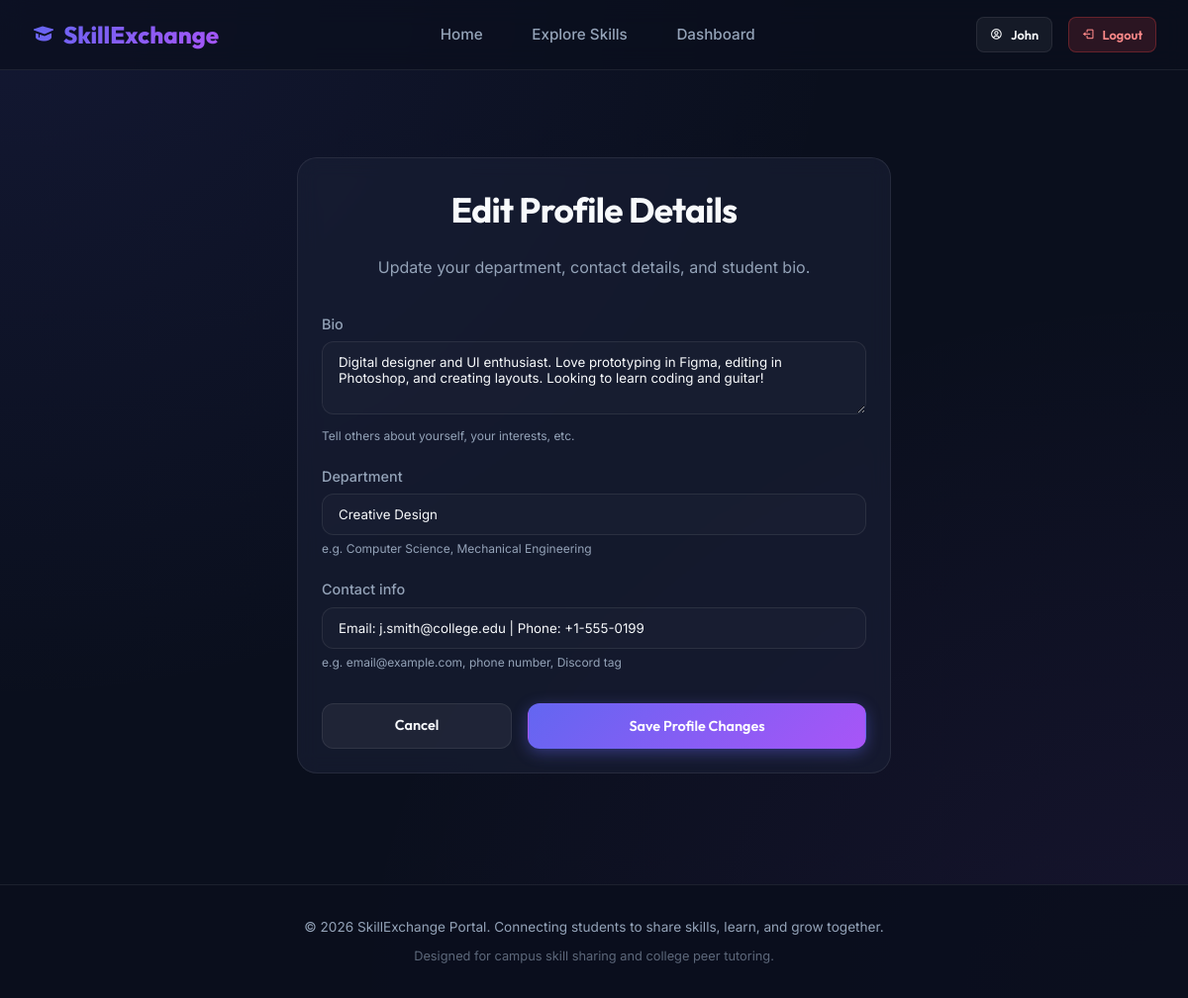
The app's page /profile/edit/ (signed in) with its own data.
### portal/models.py (models this page shows, shortened)
class Profile(models.Model):
    user = models.OneToOneField(User, on_delete=models.CASCADE, related_name='profile')
    bio = models.TextField(blank=True, max_length=500, help_text="Tell others about yourself, your interests, etc.")
    department = models.CharField(max_length=100, blank=True, help_text="e.g. Computer Science, Mechanical Engineering")
    contact_info = models.CharField(max_length=150, blank=True, help_text="e.g. email@example.com, phone number, Discord tag")

### portal/views.py (the view)
# urls.py: path('profile/edit/', views.edit_profile_view, name='edit_profile'),
@login_required
def edit_profile_view(request):
    profile = request.user.profile
    if request.method == 'POST':
        form = ProfileForm(request.POST, instance=profile)
        if form.is_valid():
            form.save()
            messages.success(request, "Profile updated successfully.")
            return redirect('dashboard')
    else:
        form = ProfileForm(instance=profile)
    return render(request, 'portal/profile_form.html', {'form': form})

### portal/forms.py
class ProfileForm(forms.ModelForm):
    class Meta:
        model = Profile
        fields = ['bio', 'department', 'contact_info']
        widgets = {
            'bio': forms.Textarea(attrs={'rows': 3, 'placeholder': 'Tell others about your skills, background, and availability...'}),
            'department': forms.TextInput(attrs={'placeholder': 'e.g. Computer Science, Graphic Design, Business'}),
            'contact_info': forms.TextInput(attrs={'placeholder': 'e.g. email@college.edu, Discord: username, or phone number'}),
        }

### portal/templates/portal/profile_form.html (shortened to what this page needs)
{% extends 'portal/base.html' %}
{% block content %}
<div class="auth-wrapper" style="max-width: 600px;">
    <div class="card">
        <div class="auth-header">
            <h2>Edit Profile Details</h2>
            <p style="color: var(--text-secondary); margin-top: 0.5rem;">Update your department, contact details, and student bio.</p>
        </div>
        <form method="post" class="django-form">
            {% for field in form %}
                <div class="auth-form-group">
                    <label for="{{ field.id_for_label }}">{{ field.label }}</label>
                    {{ field }}
                    {% if field.help_text %}
                        <div class="helptext">{{ field.help_text }}</div>
                    {% endif %}
                </div>
            {% endfor %}
            <div style="display: flex; gap: 1rem; margin-top: 2rem;">
                <a href="{% url 'dashboard' %}" class="btn btn-secondary" style="flex: 1;">
                    Cancel
                </a>
                <button type="submit" class="btn btn-primary" style="flex: 2;">
                    Save Profile Changes
                </button>
            </div>
        </form>
    </div>
</div>
{% endblock %}

### portal/templates/portal/base.html (shortened to what this page needs)
{% load static %}
<!DOCTYPE html>
<html lang="en">
<head>
    <link rel="stylesheet" href="{% static 'portal/css/style.css' %}">
    <link href="https://unpkg.com/boxicons@2.1.4/css/boxicons.min.css" rel="stylesheet">
</head>
<body>
    <header>
        <div class="container navbar">
            <a href="{% url 'landing' %}" class="brand">
                <i class="bx bxs-graduation"></i> SkillExchange
            </a>
            <nav>
                <ul class="nav-links">
                    <li class="nav-item {% if request.resolver_match.url_name == 'landing' %}active{% endif %}">
                        <a href="{% url 'landing' %}">Home</a>
                    </li>
                    <li class="nav-item {% if request.resolver_match.url_name == 'explore' %}active{% endif %}">
                        <a href="{% url 'explore' %}">Explore Skills</a>
                    </li>
                    {% if user.is_authenticated %}
                        <li class="nav-item {% if request.resolver_match.url_name == 'dashboard' %}active{% endif %}">
                            <a href="{% url 'dashboard' %}">Dashboard</a>
                        </li>
                    {% endif %}
                </ul>
            </nav>
            <div class="nav-buttons">
                {% if user.is_authenticated %}
                    <a href="{% url 'profile_detail' user.username %}" class="btn btn-secondary btn-sm">
                        <i class="bx bx-user-circle"></i> {{ user.first_name|default:user.username }}
                    </a>
                    <a href="{% url 'logout' %}" class="btn btn-danger btn-sm">
                        <i class="bx bx-log-out"></i> Logout
                    </a>
                {% else %}
                    <a href="{% url 'login' %}" class="btn btn-secondary btn-sm">Sign In</a>
                    <a href="{% url 'register' %}" class="btn btn-primary btn-sm">Get Started</a>
                {% endif %}
            </div>
        </div>
    </header>
    <main class="container" style="padding-top: 1.5rem; padding-bottom: 3rem;">
        {% block content %}{% endblock %}
    </main>
    <footer>
        <div class="container">
            <p>&copy; 2026 SkillExchange Portal. Connecting students to share skills, learn, and grow together.</p>
            <p style="margin-top: 0.5rem; opacity: 0.6; font-size: 0.8rem;">Designed for campus skill sharing and college peer tutoring.</p>
        </div>
    </footer>
</body>
</html>

### portal/static/portal/css/style.css (style rules this page uses)
:root { --bg-dark: #0a0f1d; --bg-surface: #121829; --bg-card: rgba(26, 32, 53, 0.65); --primary: #6366f1; --primary-glow: rgba(99, 102, 241, 0.15); --secondary: #a855f7; --accent: #06b6d4; --text-primary: #f8fafc; --text-secondary: #94a3b8; --text-dark: #0f172a; --border-color: rgba(255, 255, 255, 0.08); --border-focus: #818cf8; --success: #10b981; --warning: #f59e0b; --danger: #ef4444; --info: #3b82f6; --font-heading: 'Outfit', 'Inter', sans-serif; --font-body: 'Inter', sans-serif; --border-radius-sm: 8px; --border-radius-md: 12px; --border-radius-lg: 20px; --border-radius-xl: 30px; --transition-fast: 0.2s cubic-bezier(0.4, 0, 0.2, 1); --transition-normal: 0.3s cubic-bezier(0.4, 0, 0.2, 1); }
* { margin: 0; padding: 0; box-sizing: border-box; }
body { background-color: var(--bg-dark); background-image: radial-gradient(at 0% 0%, rgba(99, 102, 241, 0.1) 0px, transparent 50%), radial-gradient(at 100% 100%, rgba(168, 85, 247, 0.08) 0px, transparent 50%); background-attachment: fixed; color: var(--text-primary); font-family: var(--font-body); line-height: 1.6; min-height: 100vh; display: flex; flex-direction: column; }
h1, h2, h3, h4, h5, h6 { font-family: var(--font-heading); font-weight: 700; letter-spacing: -0.02em; margin-bottom: 0.5em; color: var(--text-primary); }
a { color: var(--primary); text-decoration: none; transition: var(--transition-fast); }
.container { width: 100%; max-width: 1200px; margin: 0 auto; padding: 0 2rem; }
header { background: rgba(10, 15, 29, 0.7); backdrop-filter: blur(12px); -webkit-backdrop-filter: blur(12px); border-bottom: 1px solid var(--border-color); position: sticky; top: 0; z-index: 100; }
.navbar { display: flex; justify-content: space-between; align-items: center; height: 70px; }
.brand { font-family: var(--font-heading); font-size: 1.5rem; font-weight: 800; background: linear-gradient(135deg, var(--primary) 0%, var(--secondary) 100%); -webkit-background-clip: text; -webkit-text-fill-color: transparent; display: flex; align-items: center; gap: 0.5rem; }
.nav-links { display: flex; gap: 1.5rem; align-items: center; list-style: none; }
.nav-item a { color: var(--text-secondary); font-weight: 500; font-size: 0.95rem; padding: 0.5rem 0.8rem; border-radius: var(--border-radius-sm); }
.nav-buttons { display: flex; gap: 1rem; align-items: center; }
.btn { display: inline-flex; align-items: center; justify-content: center; padding: 0.65rem 1.25rem; font-size: 0.9rem; font-weight: 600; border-radius: var(--border-radius-md); cursor: pointer; transition: all var(--transition-fast); border: 1px solid transparent; font-family: var(--font-heading); gap: 0.5rem; }
.btn-primary { background: linear-gradient(135deg, var(--primary) 0%, var(--secondary) 100%); color: #fff; box-shadow: 0 4px 15px rgba(99, 102, 241, 0.4); }
.btn-secondary { background: rgba(255, 255, 255, 0.05); color: var(--text-primary); border: 1px solid var(--border-color); }
.btn-danger { background: rgba(239, 68, 68, 0.15); color: #ff8a8a; border: 1px solid rgba(239, 68, 68, 0.3); }
.btn-sm { padding: 0.4rem 0.8rem; font-size: 0.8rem; border-radius: var(--border-radius-sm); }
.card { background: var(--bg-card); backdrop-filter: blur(10px); -webkit-backdrop-filter: blur(10px); border: 1px solid var(--border-color); border-radius: var(--border-radius-lg); padding: 1.5rem; transition: transform var(--transition-normal), box-shadow var(--transition-normal); }
.auth-wrapper { max-width: 480px; width: 100%; margin: 4rem auto; }
.auth-header { text-align: center; margin-bottom: 2rem; }
.auth-header h2 { font-size: 2.2rem; }
.auth-form-group { margin-bottom: 1.25rem; }
.auth-form-group label { display: block; font-size: 0.9rem; font-weight: 500; margin-bottom: 0.4rem; color: var(--text-secondary); }
.django-form input[type="text"], .django-form input[type="password"], .django-form input[type="email"], .django-form textarea, .django-form select { width: 100%; padding: 0.75rem 1rem; background: rgba(255, 255, 255, 0.02); border: 1px solid var(--border-color); border-radius: var(--border-radius-md); color: var(--text-primary); font-family: var(--font-body); transition: all var(--transition-fast); }
.django-form .helptext, .django-form p small { display: block; font-size: 0.75rem; color: var(--text-secondary); margin-top: 0.25rem; }
footer { margin-top: auto; padding: 2rem 0; background: rgba(10, 15, 29, 0.9); border-top: 1px solid var(--border-color); text-align: center; font-size: 0.85rem; color: var(--text-secondary); }

### records on screen
Profile: form "Digital designer and UI enthusiast. Love prototyping in Figma, editing in Photoshop, and creating layouts. Looking to learn coding and guitar!" "Creative Design" "Email: j.smith@college.edu | Phone: +1-555-0199"

### other values on screen
{{ user.first_name|default:user.username }} "John"
{{ field.label }} "Bio" "Department" "Contact info"
{{ field.help_text }} "Tell others about yourself, your interests, etc." "e.g. Computer Science, Mechanical Engineering" "e.g. email@example.com, phone number, Discord tag"
